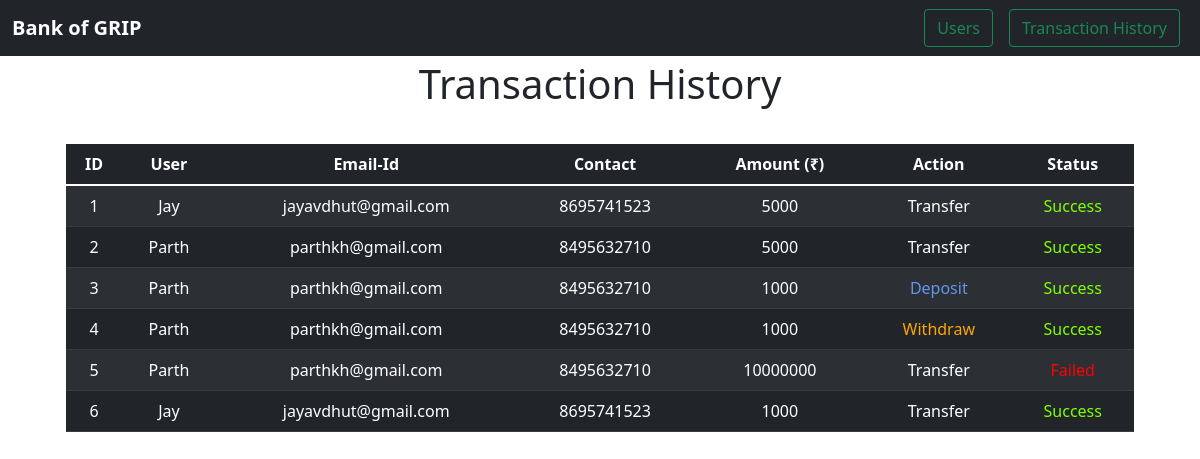
The page /history/ on the database its author committed.
### bank/models.py (models this page shows, shortened)
class History(models.Model):
    username = models.CharField(max_length=30)
    email_id = models.EmailField()
    contact = models.IntegerField()
    amount = models.IntegerField("Amount (₹)")
    action = models.CharField(max_length=30)
    status = models.CharField(max_length=30)

### bank/views.py (the view)
# urls.py: path("history/", views.HistoryPage, name="History"),
def HistoryPage(request):
    data = History.objects.all()
    return render(request, 'history.html', {"data" : data})

### templates/history.html (shortened to what this page needs)
{% extends 'base.html' %}
{% block body %}
<div class="container-fluid text-Dark py-1 text-center">
    <h1>Transaction History</h1>
</div>
<div class="container row text-center py-4" style="margin: auto;">
    <div class="col-md-12">
        <table class="table table-dark table-striped table-hover">
            <thead class="table-dark">
                <th>ID</th>
                <th>User</th>
                <th>Email-Id</th>
                <th>Contact</th>
                <th>Amount (₹)</th>
                <th>Action</th>
                <th>Status</th>
            </thead>
            <tbody>
                {% for i in data %}
                    <tr>
                        <td>{{i.id}}</td>
                        <td>{{i.username}}</td>
                        <td>{{i.email_id}}</td>
                        <td>{{i.contact}}</td>
                        <td>{{i.amount}}</td>
                        {% if i.action == "Deposit" %}
                            <td style="color: cornflowerblue;">{{i.action}}</td>
                        {% elif i.action == "Withdraw" %}
                            <td style="color: orange;">{{i.action}}</td>
                        {% elif i.action == "Transfer" %}
                            <td style="color: light;">{{i.action}}</td>
                        {% endif %}
                        {% if i.status == "Success" %}
                            <td style="color: chartreuse;">{{i.status}}</td>
                        {% else %}
                            <td style="color: red;">{{i.status}}</td>
                        {% endif %}
                    </tr>
                {% endfor %}
            </tbody>
        </table>
    </div>
</div>
{% endblock body %}

### templates/base.html (shortened to what this page needs)
<!DOCTYPE html>
<html lang="en">
<head>
    <link href="https://cdn.jsdelivr.net/npm/bootstrap@5.1.1/dist/css/bootstrap.min.css" rel="stylesheet"
>
</head>
<body>
    <nav class="navbar navbar-dark bg-dark">
        <div class="container-fluid">
            <a class="navbar-brand" href="{% url 'Home'%}" ><b>Bank of GRIP</b></a>
            <form class="d-flex">
                <a class="btn btn-outline-success mx-2" href="{% url 'Users'%}" role="button">Users</a>
                <a class="btn btn-outline-success mx-2" href="{% url 'History'%}" role="button">Transaction History</a>
            </form>
        </div>
    </nav>
    {% block body %} {% endblock body %}
</body>
</html>

### rows shown on the page
History: id "1", username "Jay", email_id "jayavdhut@gmail.com", contact "8695741523", amount "5000", action "Transfer", status "Success"
History: id "2", username "Parth", email_id "parthkh@gmail.com", contact "8495632710", amount "5000", action "Transfer", status "Success"
History: id "3", username "Parth", email_id "parthkh@gmail.com", contact "8495632710", amount "1000", action "Deposit", status "Success"
History: id "4", username "Parth", email_id "parthkh@gmail.com", contact "8495632710", amount "1000", action "Withdraw", status "Success"
History: id "5", username "Parth", email_id "parthkh@gmail.com", contact "8495632710", amount "10000000", action "Transfer", status "Failed"
History: id "6", username "Jay", email_id "jayavdhut@gmail.com", contact "8695741523", amount "1000", action "Transfer", status "Success"
